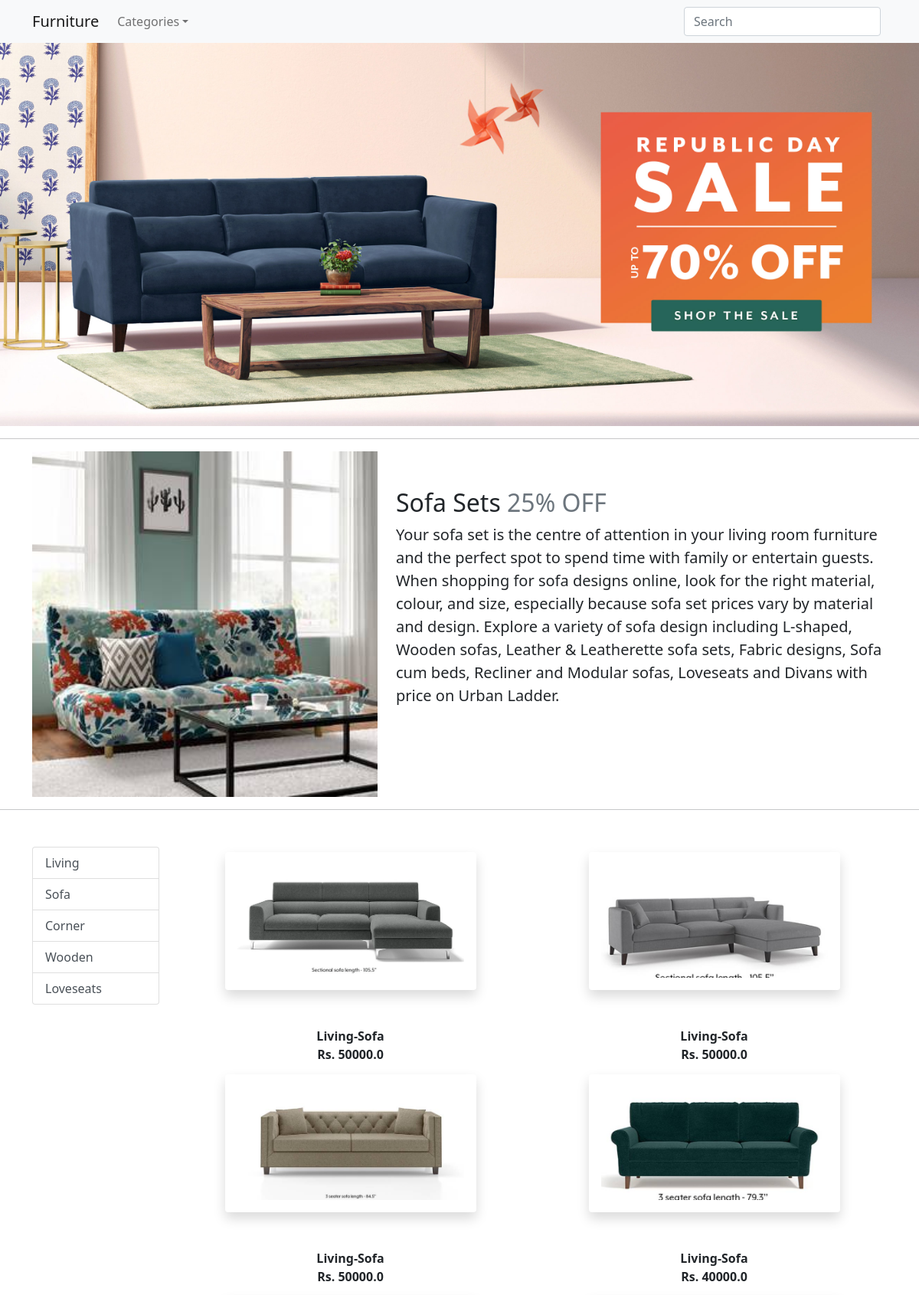
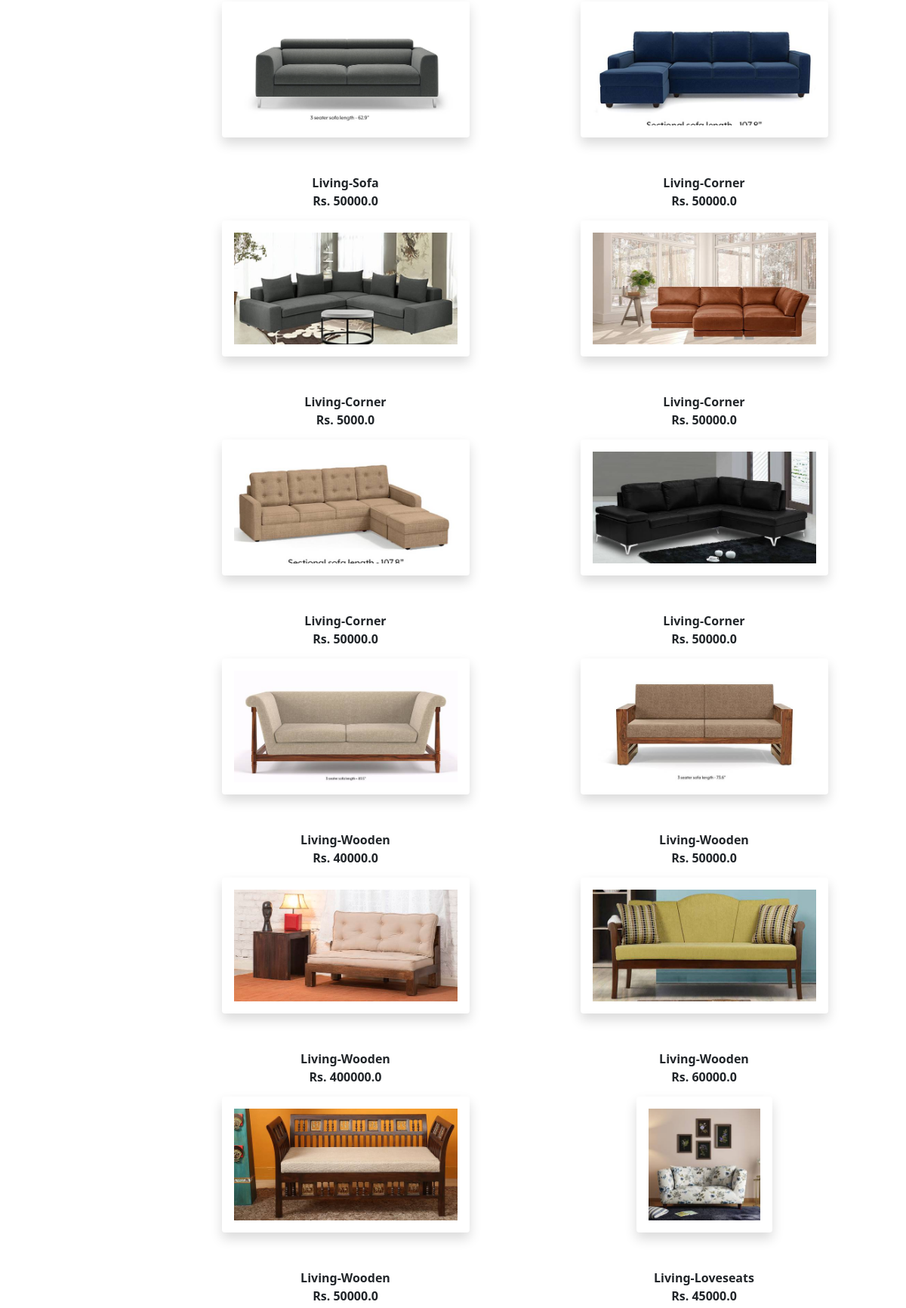
The app's page /Living/ (upper part) with its own data (2 pictures, top to bottom).
### app/models.py (models this page shows, shortened)
class Product(models.Model):
 title = models.CharField(max_length=100)
 price = models.FloatField()
 type = models.CharField(max_length=100)
 category = models.CharField( choices=CATEGORY_CHOICES, max_length=2)
 product_image = models.ImageField(upload_to='productimg')

### app/views.py (the view)
# urls.py: path('Living/', views.Living, name='Living'),
def Living(request, data=None):
        if data==None :
                Living = Product.objects.filter(category='L')
        elif data == 'Sofa' or data == 'Corner':
                Living= Product.objects.filter(category='L').filter(type=data)
        elif data == 'Wooden' or data == 'Lovesit':
                Living= Product.objects.filter(category='L').filter(type=data)
        elif data == 'Wooden' or data == 'Loveseats':
                Living= Product.objects.filter(category='L').filter(type=data)
        elif data == 'futons' or data == 'Chaire':
                Living= Product.objects.filter(category='L').filter(type=data)
        elif data == 'Coffe-table' :
                Living= Product.objects.filter(category='L').filter(type=data)
        return render(request, 'app/living.html', {'Living':Living})

### app/template/app/living.html (shortened to what this page needs)
{% extends 'app/base.html' %}
{% load static %}
{% block main-content %}
<img src="{% static 'app/images/banner/2.jpg' %}" class="d-block w-100" alt="...">
<hr class="featurette-divider">
<div class = "container">
    <div class="row featurette">
      <div class="col-md-7 order-md-2"><br><br>
        <h2 class="featurette-heading">Sofa Sets <span class="text-muted">25% OFF</span></h2>
        <p class="lead text-justify">Your sofa set is the centre of attention in your
          living room furniture and the perfect spot to spend time with family or
          entertain guests. When shopping for sofa designs online, look for the right material,
          colour, and size, especially because sofa set prices vary by material and design.
          Explore a variety of sofa design including L-shaped, Wooden sofas, Leather &
          Leatherette sofa sets, Fabric designs, Sofa cum beds, Recliner and Modular sofas,
          Loveseats and Divans with price on Urban Ladder.
        </p>
      </div>
      <div class="col-md-5">
        <img src="{% static 'app/images/poster/1.jpg' %}" class="d-block w-100">
      </div>
    </div>
</div>
<hr class="featurette-divider">
<div class="container my-5">
  <div class="row">
   <div class="col-sm-2">
    <div class="list-group">
      <a href="{% url 'Living' %}" class="list-group-item list-group-item-action" aria-current="true">Living</a>
      <a href="{% url 'Livingdata' 'Sofa'  %}" class="list-group-item list-group-item-action" aria-current="true">Sofa</a>
      <a href="{% url 'Livingdata' 'Corner'  %}" class="list-group-item list-group-item-action">Corner</a>
      <a href="{% url 'Livingdata' 'Wooden'  %}" class="list-group-item list-group-item-action">Wooden</a>
      <a href="{% url 'Livingdata' 'Loveseats'  %}" class="list-group-item list-group-item-action">Loveseats</a>
    </div>
   </div>
   <div class="col-sm-10">
    <div class="row">
     {% for p in Living %}
      <div class="col-sm-6 text-center mb-6">
       <a href="{% url 'product-detail' p.id %}" class="btn">
        <div class="item">
         <img src="{{p.product_image.url}}" alt="" height="180" class="shadow p-3 mb-5 bg-white rounded">
         <div class="fw-bold">{{p.title}}</div>
         <div class="fw-bold">Rs. {{p.price}}</div>
        </div>
       </a>
      </div>
     {% endfor %}
    </div>
   </div>
  </div>
 </div>
{% endblock main-content %}

### app/template/app/base.html (shortened to what this page needs)
<!doctype html>
{% load static %}
<html lang="en">
  <head>
    <link href="https://cdn.jsdelivr.net/npm/bootstrap@5.0.0-beta1/dist/css/bootstrap.min.css" rel="stylesheet">
    <link rel="stylesheet" href="{% static 'app/css/owl.carousel.min.css' %}">
    <link rel="stylesheet" href="{% static 'app/css/all.min.css' %}">
    <link rel="stylesheet" href="{% static 'app/css/style.css' %}">
  </head>
  <body>
    <nav class="navbar navbar-expand-lg navbar-light bg-light justify-content-center">
     <div class="container">
       <a class="navbar-brand " href="/">Furniture</a>
       <div class="collapse navbar-collapse" id="navbarSupportedContent">
         <ul class="navbar-nav me-auto mb-2 mb-lg-0">
           <li class="nav-item">
            <li class="nav-item dropdown">
              <a class="nav-link dropdown-toggle" href="#" id="dropdown01" data-bs-toggle="dropdown">Categories</a>
            </li>
           </li>
         </ul>
         <form class="d-flex">
           <input class="form-control me-2" type="search" placeholder="Search" aria-label="Search">
         </form>
        </div>
     </div>
    </nav>
    {% block main-content %} {% endblock main-content %}
  </body>
</html>

### records on screen
Product: product_image (picture), title "Living-Sofa", price "50000.0"
Product: product_image (picture), title "Living-Sofa", price "50000.0"
Product: product_image (picture), title "Living-Sofa", price "50000.0"
Product: product_image (picture), title "Living-Sofa", price "40000.0"
Product: product_image (picture), title "Living-Sofa", price "50000.0"
Product: product_image (picture), title "Living-Corner", price "50000.0"
Product: product_image (picture), title "Living-Corner", price "5000.0"
Product: product_image (picture), title "Living-Corner", price "50000.0"
Product: product_image (picture), title "Living-Corner", price "50000.0"
Product: product_image (picture), title "Living-Corner", price "50000.0"
Product: product_image (picture), title "Living-Wooden", price "40000.0"
Product: product_image (picture), title "Living-Wooden", price "50000.0"
Product: product_image (picture), title "Living-Wooden", price "400000.0"
Product: product_image (picture), title "Living-Wooden", price "60000.0"
Product: product_image (picture), title "Living-Wooden", price "50000.0"
Product: product_image (picture), title "Living-Loveseats", price "45000.0"
